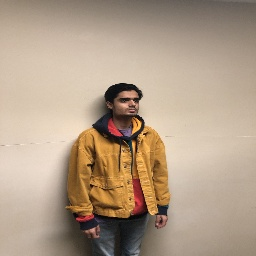
#> input picture train/train0.jpg, 256 x 256 px; its folder holds 4 pictures in this run
$ jupyter execute rescale_images.ipynb
#> lines starting #> are read from the running program, lines starting #| are printed output that depends on the picture
# Please do not run this file.

This file was used to rescale our full resolution train and test images. It also maps each file to a label. The output can be found in the test and train folders. We have not included the full resolution images to decrease submission size. Rerunning it will create duplicate images and label files.

[cell 1]
import glob
import cv2
# grab the original images
train_images = [cv2.cvtColor(cv2.imread(file), cv2.COLOR_BGR2RGB) for file in glob.glob("pictures/train/*.jpg")]
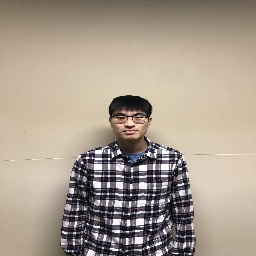
#> input picture train/train1.jpg, 256 x 256 px
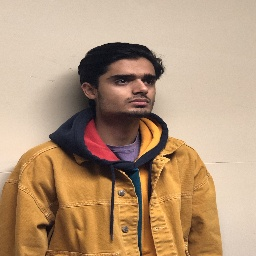
#> input picture train/train10.jpg, 256 x 256 px
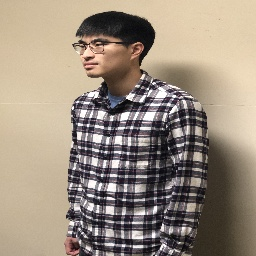
#> input picture train/train11.jpg, 256 x 256 px
#> train_images = 4 items
test_images = [cv2.cvtColor(cv2.imread(file), cv2.COLOR_BGR2RGB) for file in glob.glob("pictures/test/*.jpg")]

[cell 2]
new_size = (256, 256)
for i in range(len(train_images)):
    train_images[i] = cv2.resize(train_images[i], new_size)
#> this loop made 4 passes
for i in range(len(test_images)):
    test_images[i] = cv2.resize(test_images[i], new_size)
#> after the loop, test_images = []

[cell 3]
# now save the rescaled images
for i, img in enumerate(train_images):
    cv2.imwrite("pictures/scaled_train/train" + str(i) + ".jpg", cv2.cvtColor(img, cv2.COLOR_RGB2BGR))
for i, img in enumerate(test_images):
    cv2.imwrite("pictures/scaled_test/test" + str(i) + ".jpg", cv2.cvtColor(img, cv2.COLOR_RGB2BGR))
#> this loop made 0 passes

[cell 4]
# now create the labels json for train and test images
import json
labels = {"train": {},
          "test": {}
          }
paarth = [0, 7, 8, 10, 13, 14, 15, 23, 29, 33, 38, 46, 60, 62, 71, ]
jeremy = [2, 4, 5, 16, 19, 20, 21, 26, 40, 48, 49, 53, 59, 69, 73]
joseph = [12, 17, 18, 24, 27, 28, 31, 32, 34, 50, 54, 56, 57, 70, 74]
eric = [1, 6, 11, 22, 25, 37, 39, 43, 47, 51, 52, 65, 66, 67, 68]
bilal = [3, 9, 30, 35, 36, 41, 42, 44, 45, 55, 58, 61, 63, 64, 72]

for i in range(75):
    file = "train"+str(i)+".jpg"
    if i in bilal:
        labels["train"][file] = 0
    elif i in eric:
        labels["train"][file] = 1
    elif i in jeremy:
        labels["train"][file] = 2
    elif i in joseph:
        labels["train"][file] = 3
    elif i in paarth:
        labels["train"][file] = 4
    else:
        print("Error: an image was not assignet a label")
        break
test_bilal = [6, 15, 18, 22, 27, 29, 39, 40, 50, 51, 55, 62, 64, 68]
test_eric = [0, 1, 3, 4, 5, 8, 28, 37, 42, 47, 56, 57, 66, 69]
test_jeremy = [10, 12, 16, 20, 21, 23, 25, 32, 36, 43, 45, 46, 59, 61, ]
test_joseph = [2, 9, 11, 13, 31, 34, 35, 38, 48, 53, 58, 63, 65, 67]
test_paarth = [7, 14, 17, 19, 24, 26, 30, 33, 41, 44, 49, 52, 54, 60, ]

for i in range(70):
    file = "test"+str(i)+".jpg"
    if i in test_bilal:
        labels["test"][file] = 0
    elif i in test_eric:
        labels["test"][file] = 1
    elif i in test_jeremy:
        labels["test"][file] = 2
    elif i in test_joseph:
        labels["test"][file] = 3
    elif i in test_paarth:
        labels["test"][file] = 4
    else:
        print("Error: an image was not assignet a label")
        break
with open('pictures/train/labels.json', 'w') as f:
    json.dump(labels["train"], f, ensure_ascii=False, indent=4)
with open('pictures/test/labels.json', 'w') as f:
    json.dump(labels["test"], f, ensure_ascii=False, indent=4)
